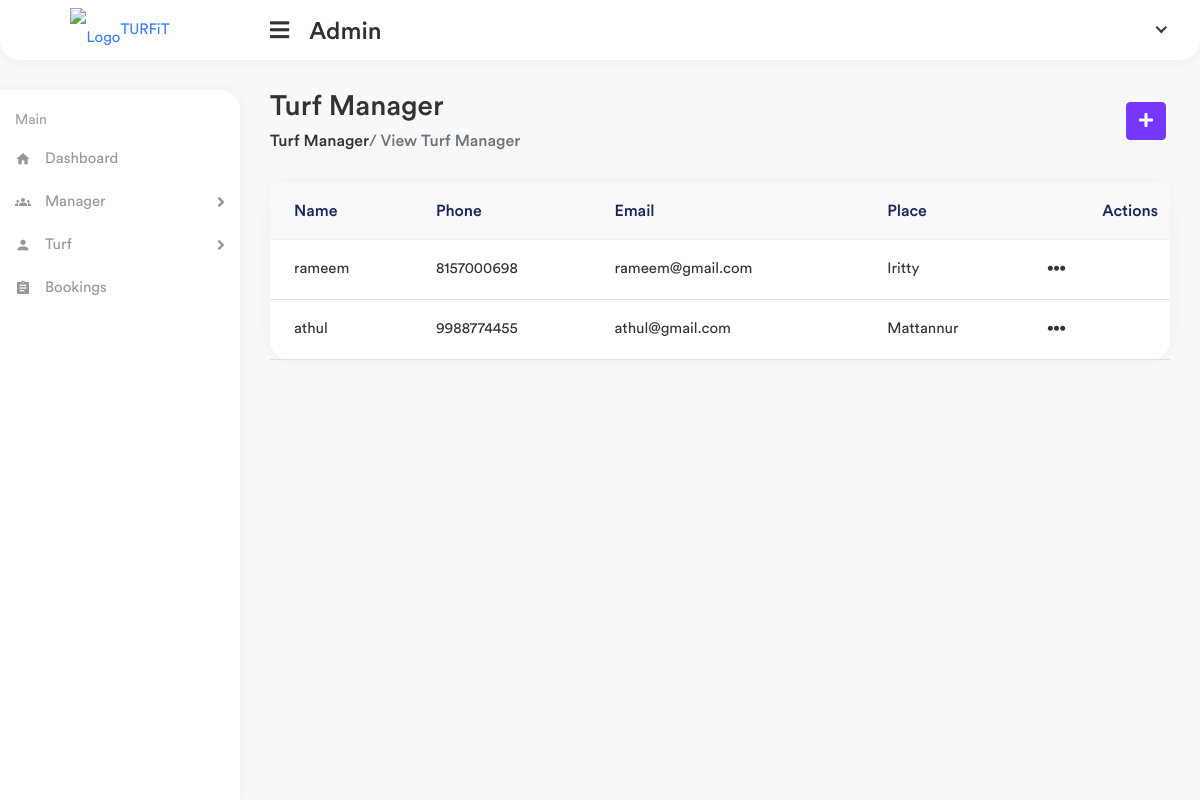
Page /app1/view-manager on the earlier database version.
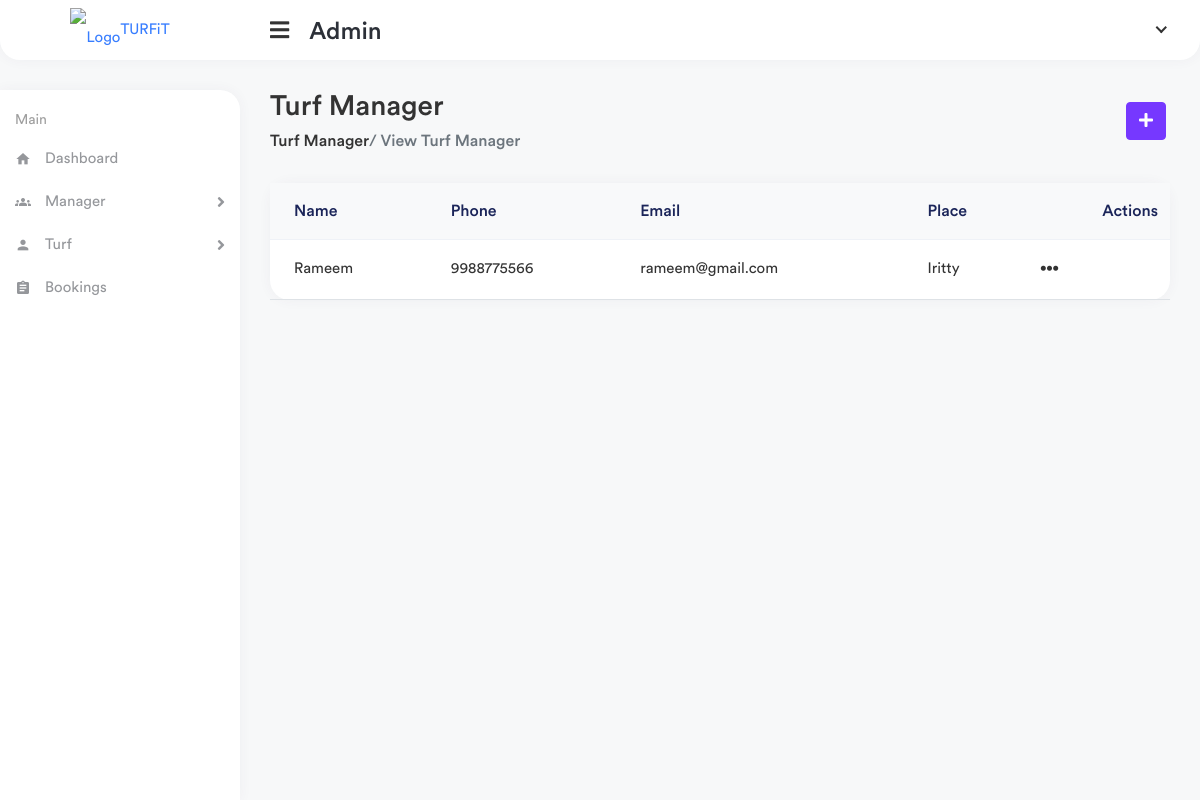
Same page on the later database version.
### website/models.py (models this page shows, shortened)
class TurfManager(models.Model):
    user = models.OneToOneField(User, on_delete=models.CASCADE, related_name="marketingmanager")
    name = models.CharField(max_length=100)
    phone = models.CharField(max_length=200)
    email = models.EmailField()
    turf_place = models.TextField()
    district = models.CharField(max_length=200)

### app1/views.py (the view)
# urls.py: path('view-manager',views.view_manager,name="view_manager"),
def view_manager(request):
    managers = TurfManager.objects.filter().all()
    context = {
        'managers' : managers
    }
    return render(request,'app1/view_turf_manager.html',context)

### templates/app1/view_turf_manager.html (shortened to what this page needs)
{% extends 'app1/partials/base.html' %}
{% load static %}
{% block content %}
<div class="page-wrapper">
    <div class="content container-fluid">
        <div class="page-header">
            <div class="row align-items-center">
                <div class="col">
                    <h3 class="page-title">Turf Manager</h3>
                    <ul class="breadcrumb">
                        <li class="breadcrumb"><a href=""> Turf Manager</a>
                        </li>
                        <li class="breadcrumb active"> / View Turf Manager</li>
                    </ul>
                </div>
                <div class="col-auto">
                    <a href="{% url 'main_admin:add_manager' %}" class="btn btn-primary me-1">
                        <i class="fas fa-plus"></i>
                    </a>
                </div>
            </div>
        </div>
        <div class="row">
            <div class="col-sm-12">
                <div class="card card-table">
                    <div class="card-body">
                        <div class="table-responsive">
                            <table class="table table-center table-hover datatable">
                                <thead class="thead-light">
                                    <tr>
                                        <th>Name</th>
                                        <th>Phone</th>
                                        <th>Email</th>
                                        <th>Place</th>
                                        <th class="text-end">Actions</th>
                                    </tr>
                                </thead>
                                <tbody>
                                    {% for managers in managers %}
                                    <tr>
                                        <td>
                                            <h2 class="">
                                                <a href="">{{managers.name}} </a>
                                            </h2>
                                        </td>
                                        <td>{{managers.phone}}
                                        </td>
                                        <td>
                                            {{managers.email}}
                                        </td>
                                        <td>{{managers.turf_place}}</td>
                                        <td class="text-right">
                                            <div class="dropleft dropdown-action">
                                                <a href="#" class="action-icon dropdown-toggle"
                                                    data-bs-toggle="dropdown" aria-expanded="false"><i
                                                        class="fas fa-ellipsis-h"></i></a>
                                            </div>
                                        </td>
                                    </tr>
                                </tbody>
                                {% endfor %}
                            </table>
                        </div>
                    </div>
                </div>
            </div>
        </div>
    </div>
</div>
{% endblock %}

### templates/app1/partials/base.html (shortened to what this page needs)
{% load static %}
<!DOCTYPE html>
<html lang="en">
<head>
    <link rel="stylesheet" href="{% static 'css/bootstrap.min.css' %}">
    <link rel="stylesheet" href="{% static 'plugins/fontawesome/css/fontawesome.min.css' %}">
    <link rel="stylesheet" href="{% static 'plugins/fontawesome/css/all.min.css' %}">
    <link rel="stylesheet" href="{% static 'css/style.css' %}">
</head>
<body class="nk-body bg-lighter npc-default has-sidebar no-touch nk-nio-theme">
    <div class="main-wrapper">
        {% include 'app1/partials/header.html' %}
        {% include 'app1/partials/sidebar.html' %}
        {% block content %}
        {% endblock %}
    </div>
</body>
</html>

### templates/app1/partials/header.html (shortened to what this page needs)
{% load static %}
<div class="header header-one">
    <div class="header-left header-left-one">
        <a href="" class="logo">
            <img src="" alt="Logo">TURFiT
        </a>
    </div>
    <a href="javascript:void(0);" id="toggle_btn">
        <i class="fas fa-bars"></i>
        <h4 style="padding-top: 13px;padding-left: 20px;">Admin</h4>
    </a>
    <ul class="nav nav-tabs user-menu">
        <li class="nav-item dropdown has-arrow main-drop">
            <a href="#" class="dropdown-toggle nav-link" data-bs-toggle="dropdown">
            </a>
        </li>
    </ul>
</div>

### templates/app1/partials/sidebar.html (shortened to what this page needs)
{% load static %}
<div class="sidebar" id="sidebar">
    <div class="sidebar-inner slimscroll">
        <div id="sidebar-menu" class="sidebar-menu">
            <ul>
                <li class="menu-title"><span>Main</span></li>
                <li {% if is_home %} class="active"{% endif %}>
                    <a href="{% url 'main_admin:home' %}"> <i class="material-icons">home</i><span>Dashboard</span></a>
                </li>
                <li {% if is_franchisees %} class="submenu active"{% endif %}>
                    <a href="#"><i class="material-icons">groups</i><span>Manager</span> <span
                            class="menu-arrow"></span></a>
                </li>
                <li {% if is_users %} class="submenu active"{% endif %}>
                    <a href="{% url 'main_admin:view_turf' %}"><i class="material-icons">person</i><span> Turf</span> <span
                            class="menu-arrow"></span></a>
                </li>
                <li {% if is_sitereport %} class="active" {% endif %}>
                    <a href="{% url 'main_admin:bookings' %}"><i class="material-icons">assignment</i> <span>Bookings</span></a>
                </li>
            </ul>
        </div>
    </div>
</div>

Differences in the rows shown:
removed TurfManager: name "rameem", phone "8157000698", email "rameem@gmail.com", turf_place "Iritty"
removed TurfManager: name "athul", phone "9988774455", email "athul@gmail.com", turf_place "Mattannur"
added TurfManager: name "Rameem", phone "9988775566", email "rameem@gmail.com", turf_place "Iritty"
